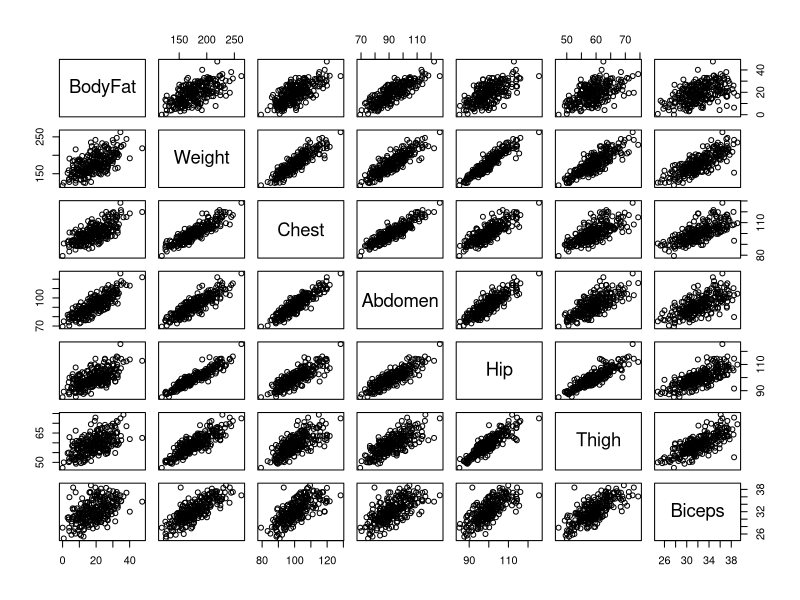

Write R code to recreate this figure. (Note: this script raises an error after producing the figure.)
#Detecting Multicolinearity

body_fat<-read.csv("bodyfat-reduced.csv")
#Plot to get a look and feel of data
plot(body_fat)
#Calculation of the correlation matrix
mycorr<-cor(body_fat)
print(mycorr)
#Eigen SYstem Analysis
print(eigen(cor(body_fat))$values)
#if all the Eigen values are about the same value then we do not have much collinearity but if Eigen values are ordered
#from high to low with high difference then we have multicolinearity.

#Quantification of Eigen Values
max(eigen(cor(body_fat))$values)/min(eigen(cor(body_fat))$values)
#Rule of thumb - if we have this value of 100 or more than we have a significant multicolinearity
kappa(cor(body_fat),exact=T)

#The 3rd and the most effective way to detect the multicolinearity is the variance inflation method
model<-lm(body_fat~.,data=body_fat)
install.packages("car",dependencies=T)
library(car)
vif(model) #check here is to see if any of the VIF is > 5 or 10?
mean(vif(model)) #check is to see if the mean VIF is bigger than one

#Ridge Regression - Our Penecea to kill the multicollinearity
#Not a great tool that We have used

x1<-rnorm(20)
x2<-rnorm(20,mean=x1,sd=0.1)
cor(x1,x2)
y<-rnorm(20,mean=3+x1+x2,sd=0.2)
lm(y~x1+x2)$coef

#now let us try the ridge regression
library(MASS)
lm_seq<-seq(0,1,0.01)
fit<-lm.ridge(y~x1+x2,lambda=lm_seq)
select(fit) #Gives least GMV at 0.071
#Select looks for a least value of generalized coefficients. takes a few samples from the dataset fits the model and runs the test on the remaining dataset.
lm.ridge(y~x1+x2,lambda=0) #equivalent of Linear regression

lm.ridge(y~x1+x2,lambda=0.18)
#a lot closer than the OLS.
#useful only when we have a near perfect multicolinearity

#let us try this on a real dataset
bodyfat1<-read.csv("bodyfat-reduced.csv")
#need to standardize the data before you can use the ridge regression
bodyfat<-data.frame(scale(bodyfat1))
plot(bodyfat)
#calculate correlation
mycorr<-cor(bodyfat)
print(mycorr)
#Eigen SYstem Analysis
print(eigen(cor(bodyfat))$values)
#if all the Eigen values are about the same value then we do not have much collinearity but if Eigen values are ordered
#from high to low with high difference then we have multicolinearity.

#Quantification of Eigen Values
max(eigen(cor(bodyfat))$values)/min(eigen(cor(bodyfat))$values)
#Rule of thumb - if we have this value of 100 or more than we have a significant multicolinearity
kappa(cor(bodyfat),exact=T)

#Let us run the ridge regression on the data
lm_seq<-seq(0,1,0.01)
fit=lm.ridge(BodyFat~.,data=bodyfat,lambda = lm_seq)
#plot the fit to get a trace
plot(fit)
select(fit)
lm.ridge(BodyFat~.,data=bodyfat,lambda = 0.81)
plot(lm_seq,fit$GCV,main="GCV of the ridge Regression",type="l",xlab="Expression n(Lambda)",ylab="GCV")
lm.ridge(BodyFat~.,data=bodyfat,lambda = 0)
